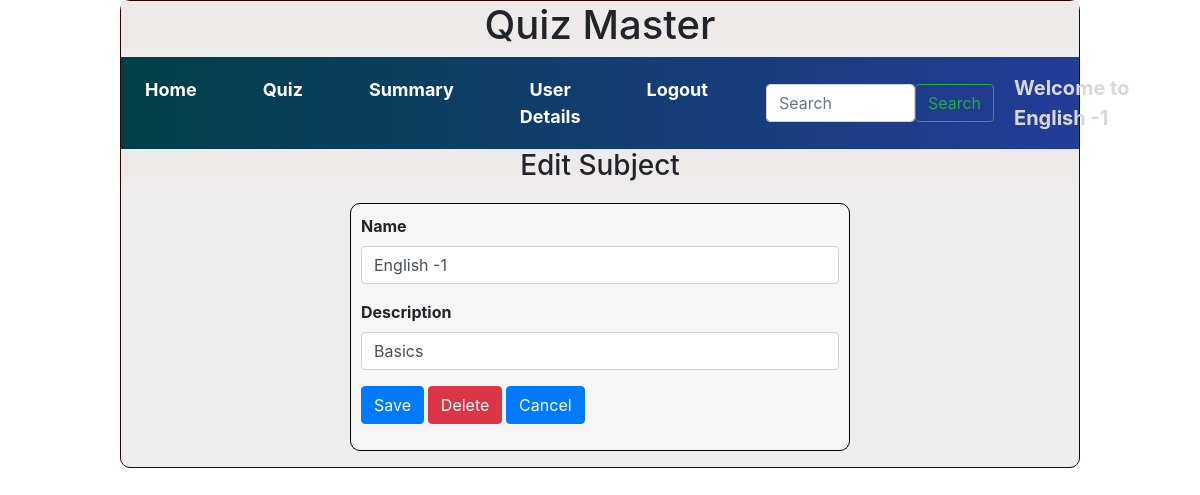
/edit_subject/2/English -1, run on the app's committed database.
### models/models.py (models this page shows)
class Subject(db.Model):
    id = db.Column(db.Integer, primary_key=True)
    name = db.Column(db.String(255), unique=True, nullable=False)
    description = db.Column(db.Text, nullable=True)
    chapters = db.relationship("Chapter", cascade="all,delete", backref="subject", lazy=True)

### controllers/controllers.py (the view, shortened to what this page needs)
@app.route("/edit_subject/<id>/<name>",methods=["GET","POST"])
def edit_subject(id,name):
    s=get_subject(id)
    return render_template("edit_subject.html",subject=s,name=name)

### controllers/controllers.py (called while the page is built)
def get_subject(id):
    subject=Subject.query.filter_by(id=id).first()
    return subject

### templates/edit_subject.html
{%extends "admin_layout.html"%}
{%block content%}
        {%if subject%}
            <div class="center"><h3> Edit Subject </h3></div>
            <form action="/edit_subject/{{subject.id}}/{{name}}" method="POST">
            <div class="input_form">
                <div class="mb-3">
                    <label for="sname" class="form-label">Name</label>
                    <input type="text" class="form-control" name="sname"id="sname" value="{{subject.name}}" required >
                </div>
                <div class="mb-3">
                    <label for="description" class="form-label">Description</label>
                    <input type="text" class="form-control" name="description"id="description" value="{{subject.description}}" required >
                </div>
                <div class="mb-3">
                    <button type="submit" class="btn btn-primary">Save</button>
                    <a href ="/delete_subject/{{subject.id}}/{{name}}" type="button" class="btn btn-danger"> Delete</a>
                    <a href ="/admin/{{name}}" type="button" class="btn btn-primary"> Cancel</a>
                </div>
            </form>
            </div>
        {%endif%}
{%endblock%}

### templates/admin_layout.html (shortened to what this page needs)
<html lang="en">
    <head>
        <link rel="stylesheet" href="/static/styles/main.css">
        <link rel="stylesheet" href="https://cdn.jsdelivr.net/npm/bootstrap@4.0.0/dist/css/bootstrap.min.css">
    </head>
    <body>
        <div class="my_panel">
            <div class="center"><h1>Quiz Master</h1></div>
            <nav class="navbar navbar-expand-lg navbar-light" style="background-image: linear-gradient(to right, rgb(1, 63, 71), rgb(35, 60, 153))">
                <div class="collapse navbar-collapse d-flex justify-content-between align-items-center" id="navbarText">
                    <ul class="navbar-nav mx-auto text-center">
                        <li class="nav-item">
                            <a class="nav-link custom-nav-link" href="/admin/{{name}}">Home</a>
                        </li>
                        <li class="nav-item">
                            <a class="nav-link custom-nav-link" href="/quiz_management/{{name}}">Quiz</a>
                        </li>
                        <li class="nav-item">
                            <a class="nav-link active custom-nav-link" href="/admin_summary/{{name}}">Summary</a>
                        </li>
                        <li class="nav-item">
                            <a class="nav-link active custom-nav-link" href="/user_details/{{name}}">User Details</a>
                        </li>
                        <li class="nav-item">
                            <a class="nav-link active custom-nav-link" href="/login">Logout</a>
                        </li>
                    </ul>
                    <form class="d-flex mx-auto search-bar" method="POST" action="/search/{{name}}">
                        <input class="form-control" type="search" placeholder="Search" aria-label="Search" name="search_txt" id="search_txt">
                        <button class="btn btn-outline-success" type="submit">Search</button>
                    </form>
                    <span class="navbar-text welcome-text">
                        Welcome to {{name}}
                    </span>
                </div>
            </nav>
                {%block content%}
                {%endblock%}
    </body>
</html>

### static/styles/main.css (style rules this page uses)
.center { text-align:center; color:solid black; margin:auto; background-color:rgb(238, 234, 234) ; }
.my_panel { width: 80%; margin: auto; height: auto; border: 1px solid rgb(49, 4, 4); border-radius: 10px; background-color: #eeeeee; }
.custom-nav-link { font-weight: bold; font-size: 18px; margin-right: 50px; color: white !important }
.search-bar { width: 300px; margin:auto; }
.welcome-text { font-weight: bold; font-size: 20px; margin-left: 20px; color: rgba(217, 217, 217, 0.997) !important }
.input_form { border: 1px solid rgb(1, 1, 1); width: 500px; height: auto; margin: auto; background-color: #f6f6f6; margin-top: 20px; padding: 10px; border-radius: 10px; font-size: 16px; font-weight:650; text-align: justify; }

### data on the page
Subject: name "English -1", sname "English -1", description "Basics"
